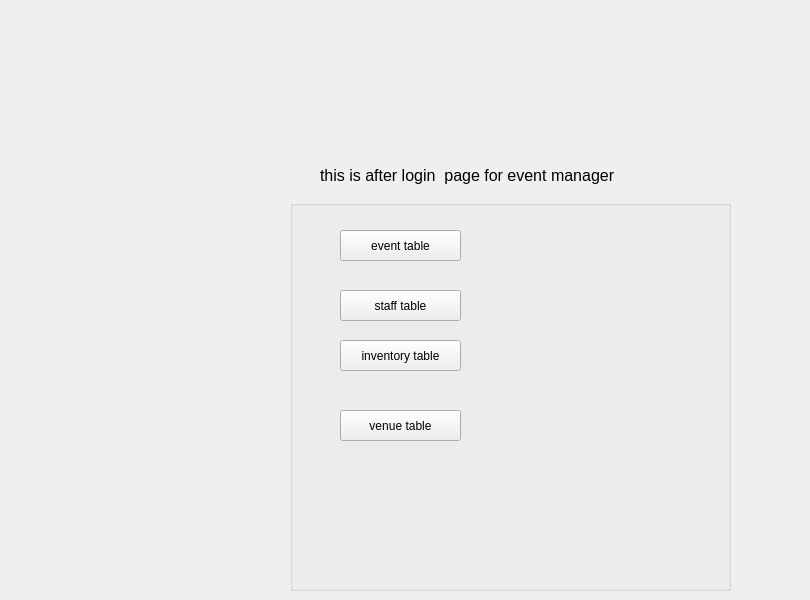
    <widget class="QWidget" name="afterloginforEVENTMANAGER">
     <widget class="QLabel" name="label_10">
      <property name="geometry">
       <rect>
        <x>320</x>
        <y>160</y>
        <width>481</width>
        <height>31</height>
       </rect>
      </property>
      <property name="font">
       <font>
        <pointsize>12</pointsize>
       </font>
      </property>
      <property name="text">
       <string>this is after login  page for event manager</string>
      </property>
     </widget>
     <widget class="QGroupBox" name="groupBox_8">
      <property name="geometry">
       <rect>
        <x>290</x>
        <y>200</y>
        <width>441</width>
        <height>391</height>
       </rect>
      </property>
      <property name="title">
       <string/>
      </property>
      <widget class="QPushButton" name="EM_login_eventbutton">
       <property name="geometry">
        <rect>
         <x>50</x>
         <y>30</y>
         <width>121</width>
         <height>31</height>
        </rect>
       </property>
       <property name="text">
        <string>event table</string>
       </property>
      </widget>
      <widget class="QPushButton" name="EM_login_staffbutton">
       <property name="geometry">
        <rect>
         <x>50</x>
         <y>90</y>
         <width>121</width>
         <height>31</height>
        </rect>
       </property>
       <property name="text">
        <string>staff table</string>
       </property>
      </widget>
      <widget class="QPushButton" name="EM_login_inventorybutton">
       <property name="geometry">
        <rect>
         <x>50</x>
         <y>140</y>
         <width>121</width>
         <height>31</height>
        </rect>
       </property>
       <property name="text">
        <string>inventory table</string>
       </property>
      </widget>
      <widget class="QPushButton" name="EM_login_venuebutton">
       <property name="geometry">
        <rect>
         <x>50</x>
         <y>210</y>
         <width>121</width>
         <height>31</height>
        </rect>
       </property>
       <property name="text">
        <string>venue table</string>
       </property>
      </widget>
     </widget>
    </widget>
